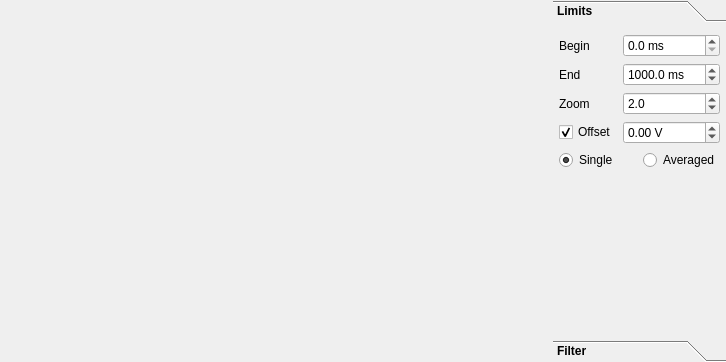
<?xml version="1.0" encoding="UTF-8"?>
<ui version="4.0">
 <class>TimeDomainPlot</class>
 <widget class="QWidget" name="TimeDomainPlot">
  <property name="geometry">
   <rect>
    <x>0</x>
    <y>0</y>
    <width>726</width>
    <height>362</height>
   </rect>
  </property>
  <property name="windowTitle">
   <string>Form</string>
  </property>
  <layout class="QGridLayout" name="gridLayout" columnstretch="20,0">
   <property name="leftMargin">
    <number>0</number>
   </property>
   <property name="topMargin">
    <number>0</number>
   </property>
   <property name="rightMargin">
    <number>0</number>
   </property>
   <property name="bottomMargin">
    <number>0</number>
   </property>
   <item row="0" column="0">
    <widget class="Plot::MyQCustomPlot" name="qcustomplot_plot" native="true">
     <property name="sizePolicy">
      <sizepolicy hsizetype="Expanding" vsizetype="Expanding">
       <horstretch>0</horstretch>
       <verstretch>0</verstretch>
      </sizepolicy>
     </property>
    </widget>
   </item>
   <item row="0" column="1">
    <widget class="QToolBox" name="toolBox">
     <property name="font">
      <font>
       <bold>true</bold>
      </font>
     </property>
     <widget class="QWidget" name="toolBoxPage1">
      <property name="geometry">
       <rect>
        <x>0</x>
        <y>0</y>
        <width>172</width>
        <height>302</height>
       </rect>
      </property>
      <property name="font">
       <font>
        <bold>false</bold>
       </font>
      </property>
      <attribute name="label">
       <string>Limits</string>
      </attribute>
      <layout class="QGridLayout" name="gridLayout_2">
       <property name="leftMargin">
        <number>6</number>
       </property>
       <property name="topMargin">
        <number>6</number>
       </property>
       <property name="rightMargin">
        <number>6</number>
       </property>
       <property name="bottomMargin">
        <number>6</number>
       </property>
       <item row="1" column="1">
        <widget class="QDoubleSpinBox" name="doubleSpinBox_end">
         <property name="suffix">
          <string> ms</string>
         </property>
         <property name="decimals">
          <number>1</number>
         </property>
         <property name="maximum">
          <double>100000.000000000000000</double>
         </property>
         <property name="value">
          <double>1000.000000000000000</double>
         </property>
        </widget>
       </item>
       <item row="3" column="1">
        <widget class="QDoubleSpinBox" name="doubleSpinBox_offset">
         <property name="suffix">
          <string> V</string>
         </property>
         <property name="minimum">
          <double>-20.000000000000000</double>
         </property>
         <property name="maximum">
          <double>20.000000000000000</double>
         </property>
        </widget>
       </item>
       <item row="3" column="0">
        <widget class="QCheckBox" name="checkBox_saSignalPlotManualOffset">
         <property name="text">
          <string>Offset</string>
         </property>
         <property name="checked">
          <bool>true</bool>
         </property>
        </widget>
       </item>
       <item row="6" column="1">
        <spacer name="verticalSpacer_3">
         <property name="orientation">
          <enum>Qt::Vertical</enum>
         </property>
         <property name="sizeHint" stdset="0">
          <size>
           <width>0</width>
           <height>0</height>
          </size>
         </property>
        </spacer>
       </item>
       <item row="0" column="0">
        <widget class="QLabel" name="label_2">
         <property name="text">
          <string>Begin</string>
         </property>
        </widget>
       </item>
       <item row="1" column="0">
        <widget class="QLabel" name="label_73">
         <property name="text">
          <string>End</string>
         </property>
        </widget>
       </item>
       <item row="0" column="1">
        <widget class="QDoubleSpinBox" name="doubleSpinBox_begin">
         <property name="suffix">
          <string> ms</string>
         </property>
         <property name="decimals">
          <number>1</number>
         </property>
         <property name="maximum">
          <double>1000000.000000000000000</double>
         </property>
        </widget>
       </item>
       <item row="2" column="0">
        <widget class="QLabel" name="label_74">
         <property name="text">
          <string>Zoom</string>
         </property>
        </widget>
       </item>
       <item row="2" column="1">
        <widget class="QDoubleSpinBox" name="doubleSpinBox_zoom">
         <property name="decimals">
          <number>1</number>
         </property>
         <property name="minimum">
          <double>0.100000000000000</double>
         </property>
         <property name="maximum">
          <double>10000.000000000000000</double>
         </property>
         <property name="value">
          <double>2.000000000000000</double>
         </property>
        </widget>
       </item>
       <item row="5" column="0" colspan="2">
        <layout class="QHBoxLayout" name="horizontalLayout">
         <item>
          <widget class="QRadioButton" name="radioButton_singleScan">
           <property name="text">
            <string>Single</string>
           </property>
           <property name="checked">
            <bool>true</bool>
           </property>
          </widget>
         </item>
         <item>
          <widget class="QRadioButton" name="radioButton_averaged">
           <property name="text">
            <string>Averaged</string>
           </property>
          </widget>
         </item>
        </layout>
       </item>
      </layout>
     </widget>
     <widget class="QWidget" name="toolBoxPage2">
      <property name="geometry">
       <rect>
        <x>0</x>
        <y>0</y>
        <width>194</width>
        <height>302</height>
       </rect>
      </property>
      <property name="font">
       <font>
        <bold>false</bold>
       </font>
      </property>
      <attribute name="label">
       <string>Filter</string>
      </attribute>
      <layout class="QGridLayout" name="gridLayout_3">
       <property name="leftMargin">
        <number>6</number>
       </property>
       <property name="topMargin">
        <number>6</number>
       </property>
       <property name="rightMargin">
        <number>6</number>
       </property>
       <property name="bottomMargin">
        <number>6</number>
       </property>
       <item row="6" column="1">
        <spacer name="verticalSpacer_2">
         <property name="orientation">
          <enum>Qt::Vertical</enum>
         </property>
         <property name="sizeHint" stdset="0">
          <size>
           <width>0</width>
           <height>0</height>
          </size>
         </property>
        </spacer>
       </item>
       <item row="3" column="1">
        <widget class="QDoubleSpinBox" name="doubleSpinBox_f1">
         <property name="suffix">
          <string> Hz</string>
         </property>
         <property name="maximum">
          <double>100000.000000000000000</double>
         </property>
        </widget>
       </item>
       <item row="3" column="0">
        <widget class="QLabel" name="label_7">
         <property name="text">
          <string>f1</string>
         </property>
        </widget>
       </item>
       <item row="4" column="0">
        <widget class="QLabel" name="label_8">
         <property name="text">
          <string>f2</string>
         </property>
        </widget>
       </item>
       <item row="4" column="1">
        <widget class="QDoubleSpinBox" name="doubleSpinBox_f2">
         <property name="suffix">
          <string> Hz</string>
         </property>
         <property name="maximum">
          <double>100000.000000000000000</double>
         </property>
        </widget>
       </item>
       <item row="2" column="0">
        <widget class="QLabel" name="label_9">
         <property name="text">
          <string>Window length</string>
         </property>
        </widget>
       </item>
       <item row="1" column="0">
        <widget class="QLabel" name="label_10">
         <property name="text">
          <string>Window type</string>
         </property>
        </widget>
       </item>
       <item row="0" column="0">
        <widget class="QLabel" name="label_11">
         <property name="text">
          <string>Filter type</string>
         </property>
        </widget>
       </item>
       <item row="0" column="1">
        <widget class="QComboBox" name="comboBox_filterType">
         <item>
          <property name="text">
           <string>LowPass</string>
          </property>
         </item>
         <item>
          <property name="text">
           <string>HighPass</string>
          </property>
         </item>
         <item>
          <property name="text">
           <string>BandPass</string>
          </property>
         </item>
         <item>
          <property name="text">
           <string>BandStop</string>
          </property>
         </item>
        </widget>
       </item>
       <item row="1" column="1">
        <widget class="QComboBox" name="comboBox_windowType">
         <item>
          <property name="text">
           <string>Rectangular</string>
          </property>
         </item>
         <item>
          <property name="text">
           <string>Bartlett</string>
          </property>
         </item>
         <item>
          <property name="text">
           <string>Hanning</string>
          </property>
         </item>
         <item>
          <property name="text">
           <string>Hamming</string>
          </property>
         </item>
         <item>
          <property name="text">
           <string>Blackman</string>
          </property>
         </item>
        </widget>
       </item>
       <item row="2" column="1">
        <widget class="QSpinBox" name="spinBox_windowLength">
         <property name="maximum">
          <number>20000</number>
         </property>
        </widget>
       </item>
      </layout>
     </widget>
    </widget>
   </item>
  </layout>
 </widget>
 <customwidgets>
  <customwidget>
   <class>Plot::MyQCustomPlot</class>
   <extends>QWidget</extends>
   <header>plots/myqcustomplot.h</header>
  </customwidget>
 </customwidgets>
 <tabstops>
  <tabstop>doubleSpinBox_begin</tabstop>
  <tabstop>doubleSpinBox_end</tabstop>
  <tabstop>doubleSpinBox_zoom</tabstop>
  <tabstop>checkBox_saSignalPlotManualOffset</tabstop>
  <tabstop>doubleSpinBox_offset</tabstop>
  <tabstop>radioButton_singleScan</tabstop>
  <tabstop>radioButton_averaged</tabstop>
  <tabstop>comboBox_filterType</tabstop>
  <tabstop>comboBox_windowType</tabstop>
  <tabstop>spinBox_windowLength</tabstop>
  <tabstop>doubleSpinBox_f1</tabstop>
  <tabstop>doubleSpinBox_f2</tabstop>
 </tabstops>
 <resources/>
 <connections/>
</ui>
